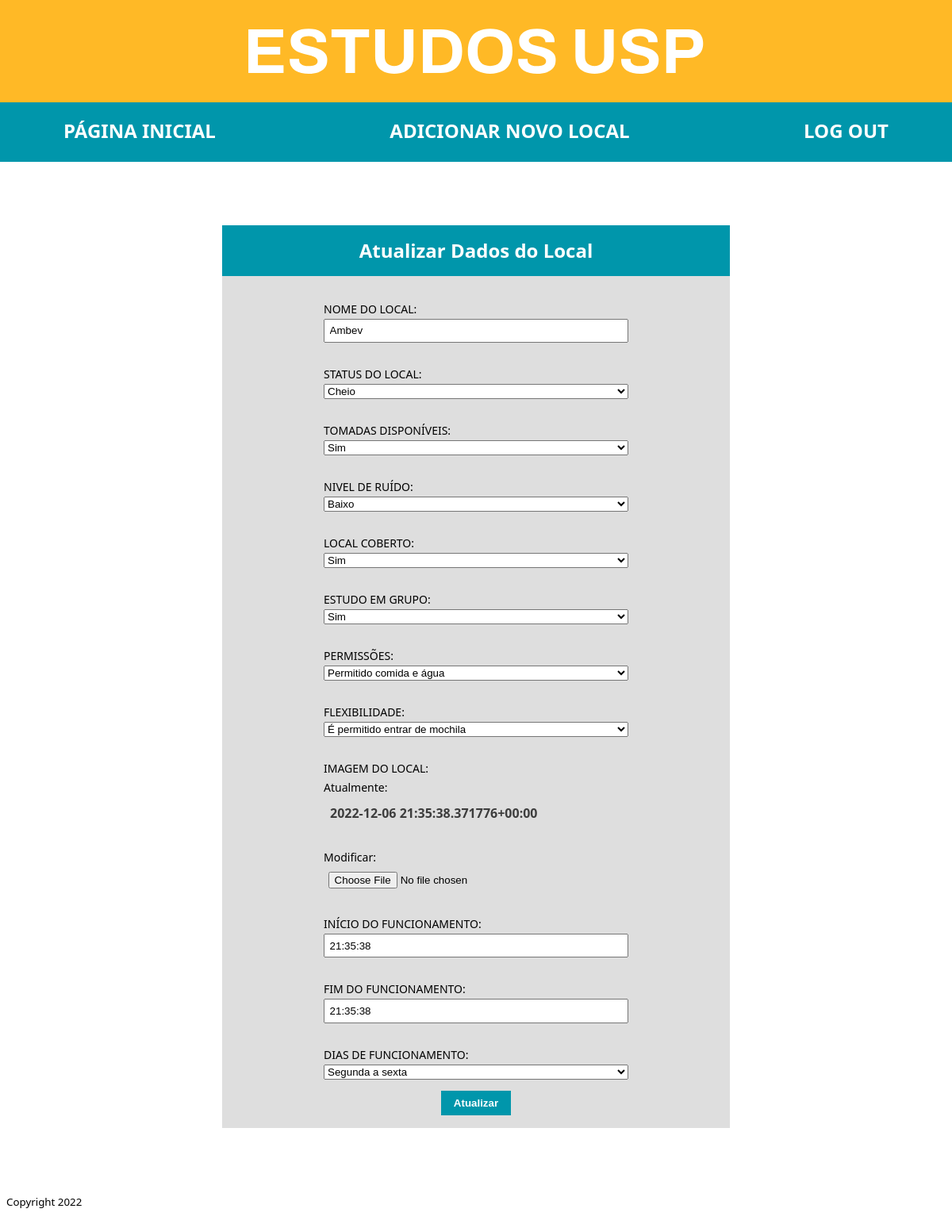
The app's page /locais/update/2/ (signed in) with its own data.
### locais/models.py (models this page shows, shortened)
class Local(models.Model):
    class Status(models.TextChoices):
        VAZIO = 'Vazio', _('Vazio')
        MEDIO = 'Médio', _('Médio')
        CHEIO = 'Cheio', _('Cheio')
    class SN(models.TextChoices):
        SIM = 'Sim', _('Sim')
        NAO = 'Não', _('Não')
    class Ruido(models.TextChoices):
        BAIXO = 'Baixo', _('Baixo')
        MEDIO = 'Médio', _('Médio')
        ALTO = 'Alto', _('Alto')
    class Permissoes(models.TextChoices):
        COMIDA = 'Permitido comida e água', _("Permitido comida e água")
        SEMCOMIDA = 'Não é permitida a ingestão de alimentos', _("Não é permitida a ingestão de alimentos")
    class Flexibilidade(models.TextChoices):
        MOCHILA = 'É permitido entrar de mochila', _("É permitido entrar de mochila")
        ARMARIO = 'É preciso guardar os pertences em armários', _("É preciso guardar os pertences em armários")
    class DiasFunc(models.TextChoices):
        SEGSEX = 'Segunda a sexta', _('Segunda a sexta')
        TODODIA = 'Todos os dias', _('Todos os dias')
        SEGSAB = 'Segunda a sábado', _('Segunda a sábado')
        OUTRO = 'Verificar no local', _('Verificar no local')
    nome = models.CharField(max_length=200)
    status = models.CharField(max_length=5, choices=Status.choices, default=Status.VAZIO)
    tomada = models.CharField(max_length=5, choices=SN.choices, default=SN.SIM)
    ruido = models.CharField(max_length=5, choices=Ruido.choices, default=Ruido.BAIXO)
    coberto = models.CharField(max_length=5, choices=SN.choices, default=SN.SIM)
    grupo = models.CharField(max_length=5, choices=SN.choices, default=SN.SIM)
    permissoes = models.CharField(max_length=50, choices=Permissoes.choices, default=Permissoes.COMIDA)
    flexibilidade = models.CharField(max_length=50, choices=Flexibilidade.choices, default=Flexibilidade.MOCHILA)
    imagem = models.ImageField(upload_to='uploads/', default='../media/uploads/study.jpg')
    inicio_func = models.TimeField()
    fim_func = models.TimeField()
    dias_func = models.CharField(max_length=50, choices=DiasFunc.choices, default=DiasFunc.SEGSEX)
    atualizacao = models.DateTimeField(auto_now=True)

### locais/views.py (the view)
# urls.py: path('update/<int:local_id>/', views.update_local, name='update'),
@login_required
def update_local(request, local_id):
    local = get_object_or_404(Local, pk=local_id)
    if request.method == "POST":
        form = LocalForm(request.POST, request.FILES)
        if form.is_valid():
            local.nome = form.cleaned_data['nome']
            local.status = form.cleaned_data['status']
            local.tomada = form.cleaned_data['tomada']
            local.ruido = form.cleaned_data['ruido']
            local.coberto = form.cleaned_data['coberto']
            local.grupo = form.cleaned_data['grupo']
            local.permissoes = form.cleaned_data['permissoes']
            local.flexibilidade = form.cleaned_data['flexibilidade']
            local.imagem = form.cleaned_data['imagem']
            local.inicio_func = form.cleaned_data['inicio_func']
            local.fim_func = form.cleaned_data['fim_func']
            local.dias_func = form.cleaned_data['dias_func']
            local.save()
            return HttpResponseRedirect(
                reverse('locais:detail', args=(local.id, )))
    else:
        form = LocalForm(
            initial={
                'nome': local.nome,
                'status': local.status,
                'tomada': local.tomada,
                'ruido': local.ruido,
                'coberto': local.coberto,
                'grupo': local.grupo,
                'permissoes': local.permissoes,
                'flexibilidade': local.flexibilidade,
                'imagem': local.imagem,
                'inicio_func': local.inicio_func,
                'fim_func': local.fim_func,
                'dias_func': local.dias_func,
            })
    context = {'local': local, 'form': form}
    return render(request, 'locais/update.html', context)

### locais/forms.py
class LocalForm(ModelForm):
    class Meta:
        model = Local
        fields = [
            'nome',
            'status',
            'tomada',
            'ruido',
            'coberto',
            'grupo',
            'permissoes',
            'flexibilidade',
            'imagem',
            'inicio_func',
            'fim_func',
            'dias_func',
        ]
        labels = {
            'name': 'Título',
            'release_year': 'Data de Lançamento',
            'poster_url': 'URL do Poster',
            'nome': 'Nome do Local',
            'status': 'Status do Local',
            'tomada': 'Tomadas Disponíveis',
            'ruido' : 'Nivel de Ruído',
            'coberto': 'Local Coberto',
            'grupo': 'Estudo em Grupo',
            'permissoes': 'Permissões',
            'flexibilidade': 'Flexibilidade',
            'imagem' : 'Imagem do Local',
            'inicio_func': 'Início do funcionamento',
            'fim_func': "Fim do funcionamento",
            'dias_func': 'Dias de funcionamento',
        }

### locais/templates/locais/update.html (shortened to what this page needs)
{% extends 'base.html' %}
{% block content %}
<div class="register-card">
    <div class="register-card-title"><h2>Atualizar Dados do Local {{ local.name }}</h2></div>
    <form method="POST" enctype="multipart/form-data" action="{% url 'locais:update' local.id%}" id="register-form">
        {{ form.as_p }}
        <button type="submit">Atualizar</button>
    </form>
</div>
{% endblock content %}

### static/newnewstyle.css (style rules this page uses)
:root { --primary-color: #3D3D3D; --secondary-color: #0096AB; --tertiary-color: #FFB926; --secondary-color-hover: #007B8D; --tertiary-color-hover: #FFC918; --primary-bg-color: #FFFFFF; --secondary-bg-color: #DEDEDE; --tertiary-bg-color: #dedededf; --color-shadow: #F4F4F4; font-family: 'Segoe UI', Tahoma, Geneva, Verdana, sans-serif; font-size: 16px; line-height: 1.5em; }
* { box-sizing: border-box; }
a, ul, li { text-decoration: none; list-style: none; color: var(--secondary-bg-color); margin: 0; padding: 0; }
body { height: 100%; margin: 0; }
.register-card { width: 80vh; margin: 5rem auto; background-color: var(--secondary-bg-color); display: flex; flex-direction: column; align-items: center; }
.register-card p { font-size: 14px; }
.register-card a { color: var(--primary-color); margin: 0.5rem; font-weight: 800; font-size: 16px; }
.register-card-title { background-color: var(--secondary-color); width: 100%; }
.register-card-title h2 { text-align: center; color: var(--primary-bg-color); }
form#register-form { display: flex; flex-direction: column; align-items: center; padding-top: 1rem; padding-bottom: 1rem; width: 60%; }
form#register-form p { display: flex; flex-direction: column; width: 100%; }
form#register-form p label { font-size: 14px; text-transform: uppercase; font-weight: 500; }
form#register-form p input { display: flex; flex-direction: column; padding: 0.35rem; }
form#register-form button { background-color: var(--secondary-color); border: none; padding: 0.5rem 1rem; color: var(--primary-bg-color); font-weight: 700; }

### records on screen
Local: nome "Ambev", status "Cheio", tomada "Sim", ruido "Baixo", coberto "Sim", grupo "Sim", permissoes "Permitido comida e água", flexibilidade "É permitido entrar de mochila", inicio_func "21:35:38", fim_func "21:35:38", dias_func "Segunda a sexta"
